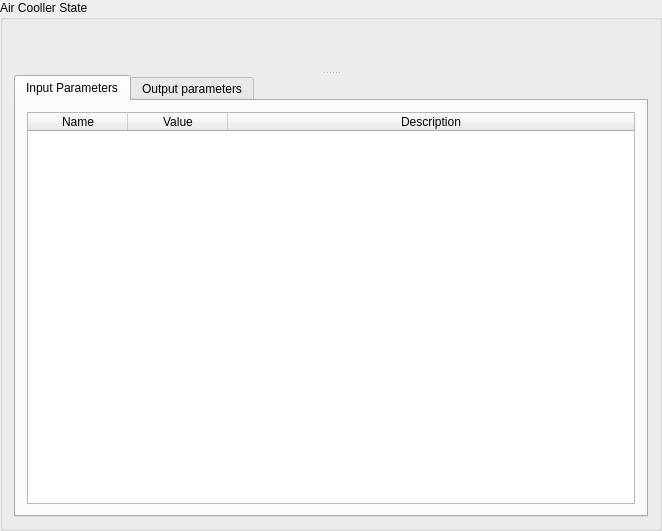
<?xml version="1.0" encoding="UTF-8"?>
<ui version="4.0">
 <class>CoolerStateWidget</class>
 <widget class="QWidget" name="CoolerStateWidget">
  <property name="geometry">
   <rect>
    <x>0</x>
    <y>0</y>
    <width>662</width>
    <height>531</height>
   </rect>
  </property>
  <property name="sizePolicy">
   <sizepolicy hsizetype="Fixed" vsizetype="Fixed">
    <horstretch>0</horstretch>
    <verstretch>0</verstretch>
   </sizepolicy>
  </property>
  <property name="maximumSize">
   <size>
    <width>662</width>
    <height>548</height>
   </size>
  </property>
  <property name="windowTitle">
   <string>CoolerStateWidget</string>
  </property>
  <layout class="QGridLayout" name="gridLayout">
   <property name="leftMargin">
    <number>0</number>
   </property>
   <property name="topMargin">
    <number>0</number>
   </property>
   <property name="rightMargin">
    <number>0</number>
   </property>
   <property name="bottomMargin">
    <number>0</number>
   </property>
   <property name="spacing">
    <number>0</number>
   </property>
   <item row="0" column="0">
    <widget class="QGroupBox" name="groupBox_2">
     <property name="title">
      <string>Air Cooller State</string>
     </property>
     <layout class="QGridLayout" name="gridLayout_2">
      <item row="0" column="0">
       <widget class="QSplitter" name="splitter">
        <property name="orientation">
         <enum>Qt::Vertical</enum>
        </property>
        <widget class="CoollerGraphWidget" name="widget" native="true">
         <layout class="QHBoxLayout" name="horizontalLayout"/>
        </widget>
        <widget class="QTabWidget" name="tabWidget">
         <property name="currentIndex">
          <number>0</number>
         </property>
         <widget class="QWidget" name="tab">
          <attribute name="title">
           <string>Input Parameters</string>
          </attribute>
          <layout class="QGridLayout" name="gridLayout_3">
           <item row="0" column="0">
            <widget class="QTableWidget" name="inputParametersTable">
             <property name="columnCount">
              <number>3</number>
             </property>
             <attribute name="horizontalHeaderStretchLastSection">
              <bool>true</bool>
             </attribute>
             <attribute name="verticalHeaderVisible">
              <bool>false</bool>
             </attribute>
             <attribute name="verticalHeaderDefaultSectionSize">
              <number>20</number>
             </attribute>
             <attribute name="verticalHeaderMinimumSectionSize">
              <number>20</number>
             </attribute>
             <column>
              <property name="text">
               <string>Name</string>
              </property>
             </column>
             <column>
              <property name="text">
               <string>Value</string>
              </property>
             </column>
             <column>
              <property name="text">
               <string>Description</string>
              </property>
             </column>
            </widget>
           </item>
          </layout>
         </widget>
         <widget class="QWidget" name="tab_2">
          <attribute name="title">
           <string>Output parameters</string>
          </attribute>
          <layout class="QGridLayout" name="gridLayout_4">
           <item row="0" column="0">
            <widget class="QTableWidget" name="outputParametersTable">
             <property name="maximumSize">
              <size>
               <width>616</width>
               <height>436</height>
              </size>
             </property>
             <attribute name="horizontalHeaderStretchLastSection">
              <bool>true</bool>
             </attribute>
             <attribute name="verticalHeaderVisible">
              <bool>false</bool>
             </attribute>
             <attribute name="verticalHeaderDefaultSectionSize">
              <number>20</number>
             </attribute>
             <attribute name="verticalHeaderMinimumSectionSize">
              <number>20</number>
             </attribute>
             <column>
              <property name="text">
               <string>Name</string>
              </property>
             </column>
             <column>
              <property name="text">
               <string>Value</string>
              </property>
             </column>
             <column>
              <property name="text">
               <string>Description</string>
              </property>
             </column>
            </widget>
           </item>
          </layout>
         </widget>
        </widget>
       </widget>
      </item>
     </layout>
    </widget>
   </item>
  </layout>
 </widget>
 <layoutdefault spacing="6" margin="11"/>
 <customwidgets>
  <customwidget>
   <class>CoollerGraphWidget</class>
   <extends>QWidget</extends>
   <header>coollergraphwidget.h</header>
   <container>1</container>
  </customwidget>
 </customwidgets>
 <resources>
  <include location="aircoolcontroll.qrc"/>
 </resources>
 <connections/>
</ui>
